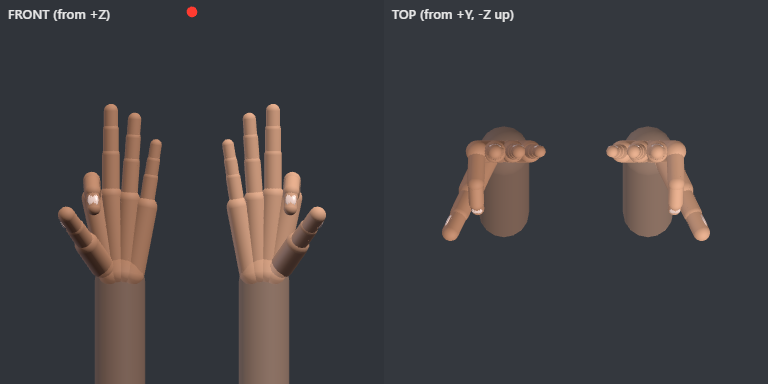
#> input picture examples/poses/mirror-check.png, 768 x 384 px
$ python grid.py ../../../../examples/poses/mirror-check.png out.png
#> lines starting #> are read from the running program, lines starting #| are printed output that depends on the picture
import sys
from PIL import Image, ImageDraw
im=Image.open(sys.argv[1]).convert('RGB').resize((540,960)); d=ImageDraw.Draw(im)
#> after `im = Image.open(sys.argv[1]).convert('RGB').resize((540, 960))`:
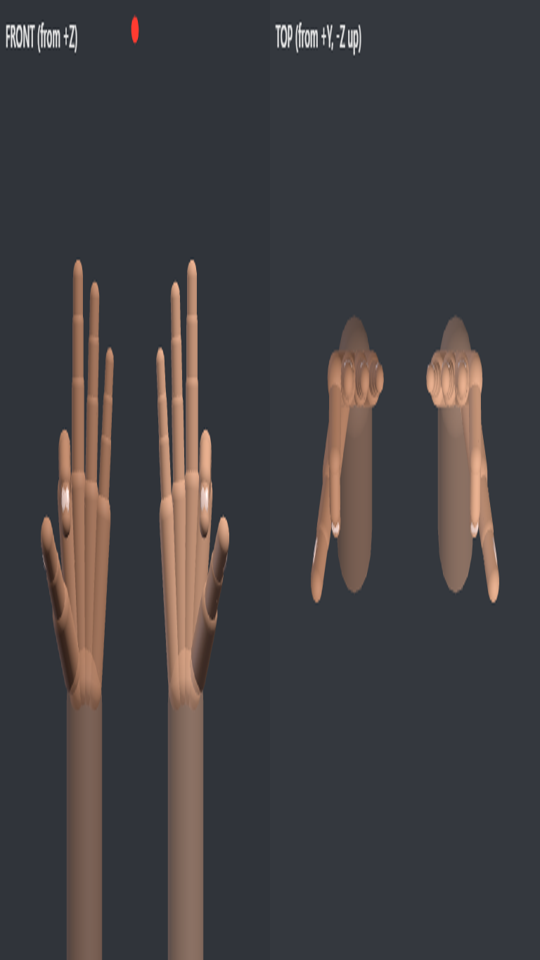
#> im: PIL image 540x960 RGB; mean R, G, B 65, 63.1, 65.4
for i in range(1,20):
    c=(0,255,0) if i%2==0 else (0,110,0)
    d.line([(0,i*48),(540,i*48)],fill=c); d.line([(i*27,0),(i*27,960)],fill=c)
    if i%2==0: d.text((2,i*48+1),f"{i*5}",fill=(255,255,0)); d.text((i*27+1,2),f"{i*5}",fill=(255,255,0))
im.save(sys.argv[2])
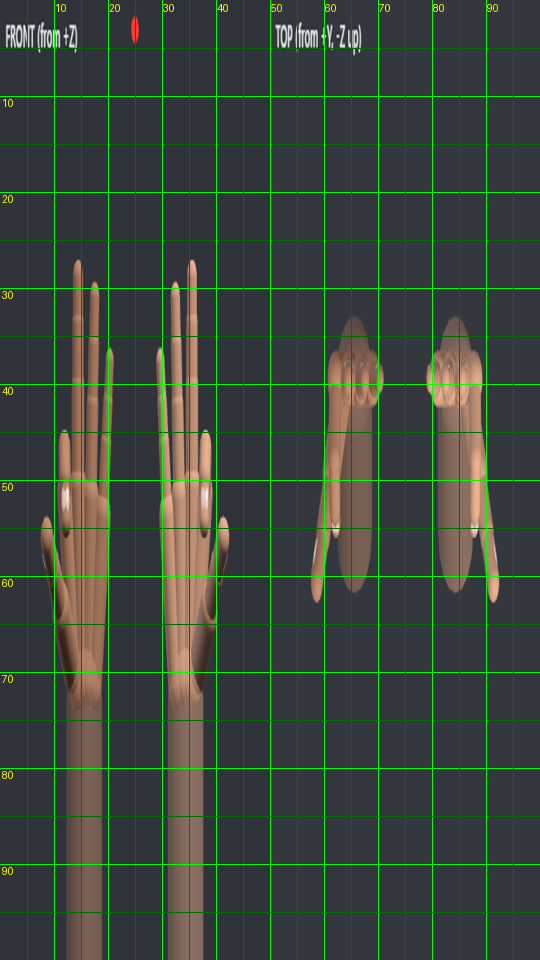
#> saved as out.png: PIL image 540x960 RGB; mean R, G, B 61.6, 69.5, 61.8
